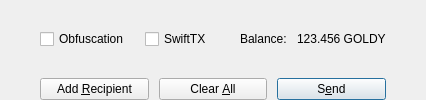
       <widget class="QFrame" name="frameButtons">
        <property name="lineWidth">
         <number>0</number>
        </property>
        <layout class="QHBoxLayout" name="horizontalLayout">
         <property name="spacing">
          <number>0</number>
         </property>
         <property name="leftMargin">
          <number>0</number>
         </property>
         <property name="topMargin">
          <number>0</number>
         </property>
         <property name="rightMargin">
          <number>0</number>
         </property>
         <property name="bottomMargin">
          <number>0</number>
         </property>
         <item>
          <spacer name="horizontalSpacer_7">
           <property name="orientation">
            <enum>Qt::Horizontal</enum>
           </property>
           <property name="sizeHint" stdset="0">
            <size>
             <width>40</width>
             <height>20</height>
            </size>
           </property>
          </spacer>
         </item>
         <item>
          <layout class="QVBoxLayout" name="verticalLayout_3">
           <item>
            <spacer name="verticalSpacer_7">
             <property name="orientation">
              <enum>Qt::Vertical</enum>
             </property>
             <property name="sizeHint" stdset="0">
              <size>
               <width>20</width>
               <height>20</height>
              </size>
             </property>
            </spacer>
           </item>
           <item>
            <layout class="QHBoxLayout" name="horizontalLayout_2">
             <property name="spacing">
              <number>10</number>
             </property>
             <item>
              <widget class="QCheckBox" name="checkUseObfuscation">
               <property name="minimumSize">
                <size>
                 <width>95</width>
                 <height>0</height>
                </size>
               </property>
               <property name="text">
                <string>Obfuscation</string>
               </property>
               <property name="iconSize">
                <size>
                 <width>17</width>
                 <height>17</height>
                </size>
               </property>
               <property name="checked">
                <bool>false</bool>
               </property>
              </widget>
             </item>
             <item>
              <widget class="QCheckBox" name="checkSwiftTX">
               <property name="enabled">
                <bool>true</bool>
               </property>
               <property name="minimumSize">
                <size>
                 <width>85</width>
                 <height>0</height>
                </size>
               </property>
               <property name="text">
                <string>SwiftTX</string>
               </property>
              </widget>
             </item>
             <item>
              <widget class="QLabel" name="labelBalanceText">
               <property name="text">
                <string>Balance:</string>
               </property>
               <property name="indent">
                <number>0</number>
               </property>
              </widget>
             </item>
             <item>
              <widget class="QLabel" name="labelBalance">
               <property name="sizePolicy">
                <sizepolicy hsizetype="Preferred" vsizetype="Fixed">
                 <horstretch>0</horstretch>
                 <verstretch>0</verstretch>
                </sizepolicy>
               </property>
               <property name="cursor">
                <cursorShape>IBeamCursor</cursorShape>
               </property>
               <property name="text">
                <string notr="true">123.456 GOLDY</string>
               </property>
               <property name="indent">
                <number>0</number>
               </property>
               <property name="textInteractionFlags">
                <set>Qt::LinksAccessibleByMouse|Qt::TextSelectableByKeyboard|Qt::TextSelectableByMouse</set>
               </property>
              </widget>
             </item>
            </layout>
           </item>
           <item>
            <spacer name="verticalSpacer_8">
             <property name="orientation">
              <enum>Qt::Vertical</enum>
             </property>
             <property name="sizeHint" stdset="0">
              <size>
               <width>20</width>
               <height>10</height>
              </size>
             </property>
            </spacer>
           </item>
           <item>
            <layout class="QHBoxLayout" name="horizontalLayout_3">
             <property name="spacing">
              <number>10</number>
             </property>
             <item>
              <widget class="QPushButton" name="addButton">
               <property name="toolTip">
                <string>Send to multiple recipients at once</string>
               </property>
               <property name="text">
                <string>Add &amp;Recipient</string>
               </property>
               <property name="autoDefault">
                <bool>false</bool>
               </property>
              </widget>
             </item>
             <item>
              <widget class="QPushButton" name="clearButton">
               <property name="toolTip">
                <string>Clear all fields of the form.</string>
               </property>
               <property name="text">
                <string>Clear &amp;All</string>
               </property>
               <property name="autoDefault">
                <bool>false</bool>
               </property>
              </widget>
             </item>
             <item>
              <widget class="QPushButton" name="sendButton">
               <property name="toolTip">
                <string>Confirm the send action</string>
               </property>
               <property name="text">
                <string>S&amp;end</string>
               </property>
               <property name="autoDefault">
                <bool>false</bool>
               </property>
               <property name="default">
                <bool>true</bool>
               </property>
              </widget>
             </item>
            </layout>
           </item>
          </layout>
         </item>
         <item>
          <spacer name="horizontalSpacer">
           <property name="orientation">
            <enum>Qt::Horizontal</enum>
           </property>
           <property name="sizeHint" stdset="0">
            <size>
             <width>40</width>
             <height>20</height>
            </size>
           </property>
          </spacer>
         </item>
        </layout>
       </widget>
